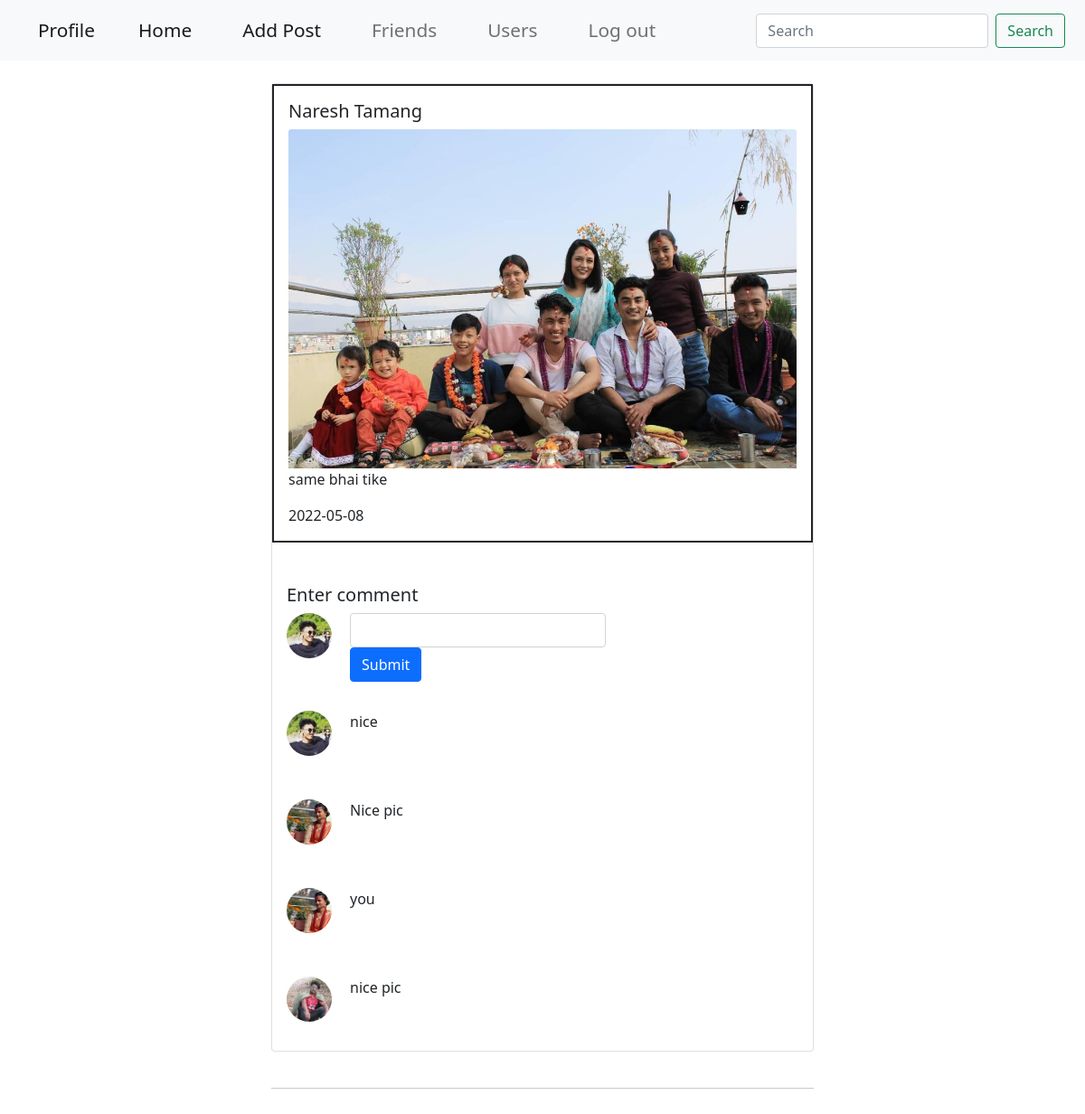
/home/comment/5 (signed in), run on the app's committed database.
### post/models.py (models this page shows, shortened)
class User(db.Model, UserMixin):
    id = db.Column(db.Integer, primary_key = True)
    username = db.Column(db.String(20), unique = True, nullable = False)
    email =  db.Column(db.String(120), unique= True, nullable = False)
    image_file = db.Column(db.String(20), nullable = False, default = 'default.jpg')
    password = db.Column(db.String(1000), nullable = False)
    posts = db.relationship('Post', backref='author', lazy = True)
    like = db.relationship('Like', backref='author', lazy = True)
    comments = db.relationship('Comment', backref='commenter', lazy = True)

class Post(db.Model):
    id = db.Column(db.Integer, primary_key = True)
    caption = db.Column(db.String(1000), nullable = False)
    image_file = db.Column(db.String(100), nullable = False)
    date_posted = db.Column(db.DateTime, nullable = False, default = datetime.utcnow)
    user_id = db.Column(db.Integer , db.ForeignKey('user.id'), nullable = False)
    like = db.relationship('Like', backref='poster', lazy = True)
    comments = db.relationship('Comment', backref='commentpost', lazy = True)

class Comment(db.Model):
    id = db.Column(db.Integer, primary_key = True)
    comment = db.Column(db.String(10000), nullable = False)
    user_id = db.Column(db.Integer , db.ForeignKey('user.id'), nullable = False)
    post_id = db.Column(db.Integer , db.ForeignKey('post.id'), nullable = False)

### post/routes.py (the view)
@app.route('/home/comment/<int:post_id>', methods = ['GET', 'POST'])
def comment(post_id):
    if current_user.is_authenticated:
        image_file = url_for('static', filename='pp/'+current_user.image_file)
        post = Post.query.filter_by( id = post_id).first()
        coment = Comment()
        if request.method == 'POST':
            comments = request.form.get('comment')
            commentpush(post, comments)
        return render_template('comment.html',coment = coment, post = post, image_file  = image_file)
    else:
        return redirect(url_for('login'))

### post/models.py (called while the page is built)
@login_manager.user_loader
def load_user(user_id):
    return User.query.get(int(user_id))

### post/templates/comment.html (shortened to what this page needs)
{% extends 'layout.html' %}
{% block content %}
<div id = '{{ post.id }}' class="card card_post" style="width: 50%;">
    <div class="card-body" style="border: solid 2px;">
      <h5 class="card-title">{{ post.author.username }}</h5>
      <img src="{{ url_for('static', filename='post/'+post.image_file)  }}" class="card-img-top" alt="...">
      <p class="card-text">{{ post.caption }}</p>
      <p class="card-text">{{ post.date_posted.strftime('%Y-%m-%d') }}</p>
    </div>
    <form action="{{ url_for('comment', post_id = post.id) }}" method="post">
    <div class="card-body">
        <h5>Enter comment</h5>
        <img src="{{ image_file }}" class="rounded-circle comment-img" alt="...">
        <input type="text" class="form-control commentbox" name = "comment" >
        <button type="submit" class="btn btn-primary" >Submit</button>
    </div></form>
    {% if coment.query.count() != 0 %}
    {% for comment in coment.query.filter_by(commentpost = post).all() %}
      <div class="card-body">
        <img src="{{ url_for('static', filename='pp/'+comment.commenter.image_file)  }}" class="rounded-circle comment-img" alt="...">
        {{ comment.comment }}
      </div>
      {% endfor %}
    {% else %}
      <div class="card-body">
        no comments
      </div>
    {% endif %}
</div><br><hr style="width: 50%; margin-left: 25%;"><br>
{% endblock %}

### post/static/style.css (style rules this page uses)
.comment-img { height: 50px; width: 50px; margin-right: 20px; margin-bottom: 16px; float: left; }
.card_post { margin-left: 25%; margin-top: 25px; }
.commentbox { width: 50%; }

### data on the page
User: author.username "Naresh Tamang"
Post: image_file (picture), caption "same bhai tike", date_posted "2022-05-08"
Comment: image_file (picture), comment "nice"
Comment: image_file (picture), comment "Nice pic"
Comment: image_file (picture), comment "you"
Comment: image_file (picture), comment "nice pic"
